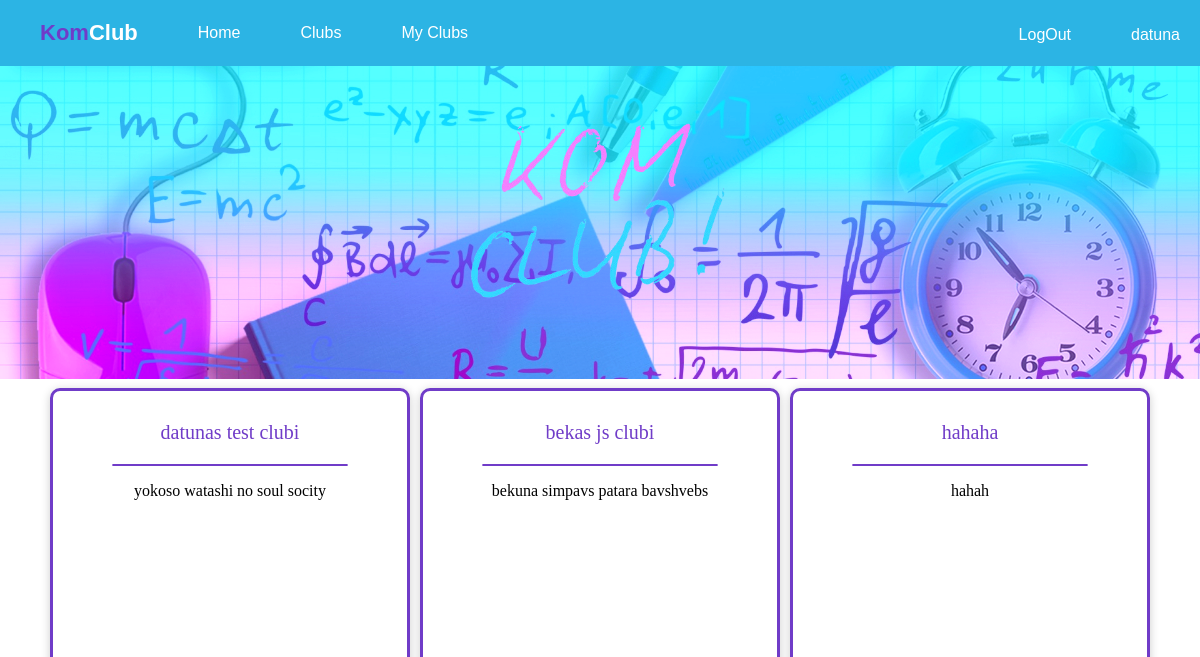
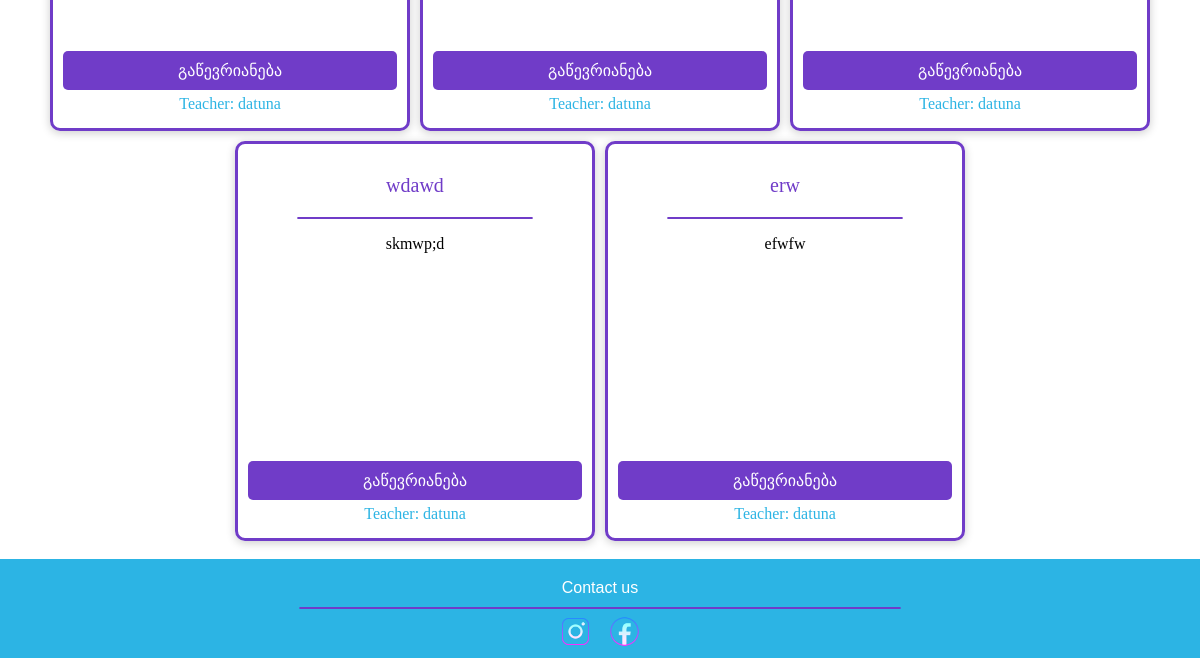
Before: /clubs/ (signed in) with the older database file (2 pictures, top to bottom).
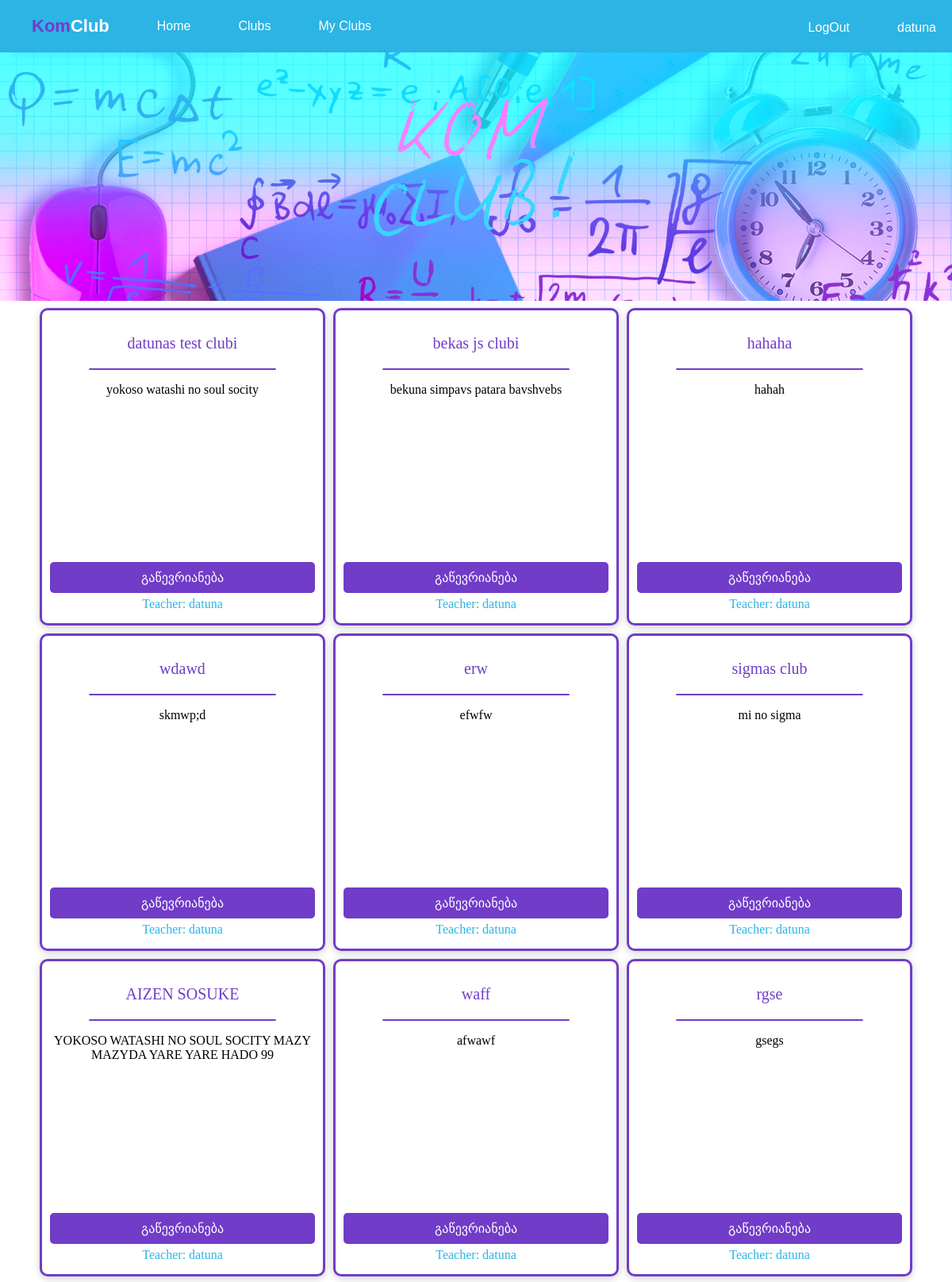
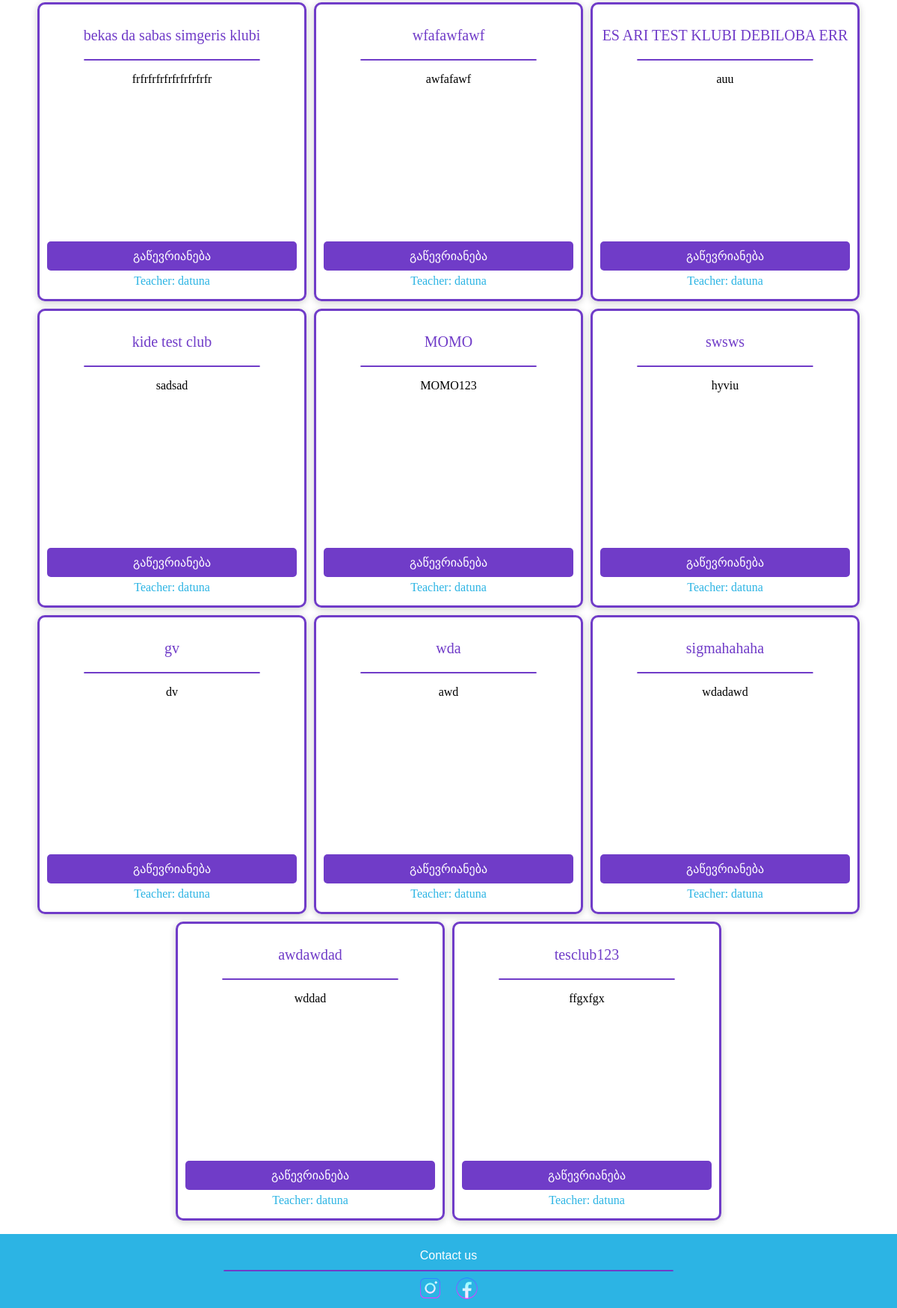
After: the same page with the newer database file (2 pictures, top to bottom).
### users/models.py (models this page shows)
class User_info(models.Model):
    username = models.CharField(max_length=15, default='bot')
    gmail = models.EmailField(unique=True)
    password = models.CharField(max_length=20, default='bot123')
    pfp = models.ImageField(default='../../static/images/defaultpfp.jpg')
    def __str__(self):
        return self.username

### clubs/models.py (models this page shows, shortened)
class Clubs_info(models.Model):
    name = models.CharField(max_length=30, unique=True)
    description = models.TextField(blank=True, null=True)
    members = models.ManyToManyField('users.User_info', related_name='clubs', blank=True)
    owner = models.ForeignKey('users.User_info', related_name='owned_clubs', on_delete=models.CASCADE, default=1)
    slug = models.SlugField(unique=True, blank=True)

### clubs/views.py (the view)
# urls.py: path('', include('clubs.urls'))
def clubs(request):
    user_id = request.session.get('user_id')
    if user_id:
        clubs = Clubs_info.objects.all()
    else:
        return redirect('/login')
    return render(request, 'clubs.html', {'clubs': clubs})

### clubs/templates/clubs.html (shortened to what this page needs)
{% extends 'base.html' %}
{% block body %}
<div class="content">
    {% for club in clubs %}
    <div class="container2">
        <p class="club-title">
            {{club.name}}
        </p>
        <div class="divider2"></div>
        <p class="club-description" id="club-description">
            {{club.description}}
        </p>
        <a class="joinbutton" href="{% url 'join_club' club_id=club.id %}">გაწევრიანება</a>
        <p class="club-author" id="club-author">
            Teacher: {{club.owner}}
        </p>
    </div>
    {% endfor %}
</div>
{% endblock %}

### HomePage/templates/base.html (shortened to what this page needs)
<!DOCTYPE html>
<html lang="en">
<head>
    <link rel="stylesheet" href="../../static/css/style.css">
</head>
<body>
<div class="page-container">
    <div class="content-wrap">
 <nav class="navigation">
    <ul class="left-nav">
        <li class="bt bigfont l">
            <a href="/" class="logo"><span>Kom</span>Club</a>
        </li>
        <li class="l">
            <a href="/" class="bt q nav-link">Home</a>
        </li>
        <li class="l">
            <a href="/clubs" class="bt q nav-link">Clubs</a>
        </li>
        <li class="l">
            <a href="/my_clubs" class="bt q nav-link">My Clubs</a>
        </li>
    </ul>
    <ul class="right-nav">
    {% if request.session.user_id %}
        <li class="l">
            <a class="bt q nav-link" href="/logout">LogOut</a>
        </li>
        <li class="l">
            <a class="bt q">{{ request.session.username }}</a>
        </li>
    {% endif %}
    </ul>
</nav>
<img src="../../static/images/image.jpg" class="banner">
    {% block body %}
    {% endblock %}
  <footer>
    <a class="contact">Contact us</a>
    <div class="divider"></div>
    <img class="appicon" src="../../static/images/instagram.png" href="#">
    <img class="appicon" src="../../static/images/facebook.png" href="#">
  </footer>
  </div>
</div>
</body>
</html>

### static/css/style.css (style rules this page uses)
.logo { display: block; margin: 0 auto; transition: filter 0.3s ease; }
body, html { margin: 0; padding: 0; width:100%; overflow-x: hidden; }
.banner { width:100%; filter:brightness(1.2); }
.navigation { background-color: #2cb4e4; display: flex; justify-content: space-between; align-items: center; padding: 10px 20px; margin: 0; width:100%; }
.logo { font-size: 22px; font-weight: bold; color: white; text-decoration: none; }
ul { list-style: none; display: flex; padding: 0; margin: 0; }
.left-nav { justify-content: flex-start; }
.right-nav { margin-left: auto; }
li { margin-right: 20px; }
.bt { font-family: Verdana, Geneva, Tahoma, sans-serif; color: white; padding: 10px 20px; text-decoration: none; display: block; white-space: nowrap; transition: background-color 0.3s ease, font-size 0.3s ease; }
.l { display: block; }
.q { padding-top: 13.5px; }
.bigfont { font-size: 22px; }
.contact { font-family: Verdana, Geneva, Tahoma, sans-serif; color: white; padding: 10px 20px; text-decoration: none; display: block; align-self:flex-start; white-space: nowrap; }
.joinbutton { background-color: #703cc8; font-family: Verdana, Geneva, Tahoma, sans-serif; color: white; padding: 10px 20px; text-decoration: none; display: block; white-space: nowrap; transition: background-color 0.3s ease, font-size 0.3s ease; border-radius: 5px; font-size: 16px; margin-top: auto; }
.club-author { margin:5px; color:#2cb4e4; }
.container2 { width: 30%; height: 400px; color: rgb(0, 0, 0); border-style:solid; text-align: center; border-color: #703cc8; border-width: 3px; border-radius: 10px; padding: 10px; margin: 5px; box-sizing: border-box; display: flex; flex-direction: column; justify-content: space-between; box-shadow: 0 2px 10px rgba(0, 0, 0, 0.2); }
.club-title { color:#703cc8; font-size:20px; }
.content { display: flex; flex-wrap: wrap; justify-content: center; }
.divider { background-color: #7c44dd; margin: 0 auto; border-color:#703cc8; border-style:solid; border-width:1px; border-radius: 50px; width:50%; }
.divider2 { background-color: #7c44dd; margin: 0 auto; border-color:#703cc8; border-style:solid; border-width:1px; border-radius: 50px; padding:0; width:70%; }
footer { margin: 0px; background-color: #2cb4e4; width: 100%; text-align: center; padding-top:10px; position:absolute; bottom:0; }
.page-container { position:relative; min-height:100vh; }
.content-wrap { padding-bottom: 7rem; }
.appicon { margin:5px; width:35px; filter:brightness(1.3) }

### HomePage/templates/base.html (style rules this page uses)
span { color:#703cc8; }

Changed rows visible on the page:
added Clubs_info: name "sigmas club", description "mi no sigma", owner "datuna"
added Clubs_info: name "AIZEN SOSUKE", description "YOKOSO WATASHI NO SOUL SOCITY MAZY MAZYDA YARE YARE HADO 99", owner "datuna"
added Clubs_info: name "waff", description "afwawf", owner "datuna"
added Clubs_info: name "rgse", description "gsegs", owner "datuna"
added Clubs_info: name "bekas da sabas simgeris klubi", description "frfrfrfrfrfrfrfrfrfr", owner "datuna"
added Clubs_info: name "wfafawfawf", description "awfafawf", owner "datuna"
added Clubs_info: name "ES ARI TEST KLUBI DEBILOBA ERR", description "auu", owner "datuna"
added Clubs_info: name "kide test club", description "sadsad", owner "datuna"
added Clubs_info: name "MOMO", description "MOMO123", owner "datuna"
added Clubs_info: name "swsws", description "hyviu", owner "datuna"
added Clubs_info: name "gv", description "dv", owner "datuna"
added Clubs_info: name "wda", description "awd", owner "datuna"
added Clubs_info: name "sigmahahaha", description "wdadawd", owner "datuna"
added Clubs_info: name "awdawdad", description "wddad", owner "datuna"
added Clubs_info: name "tesclub123", description "ffgxfgx", owner "datuna"
